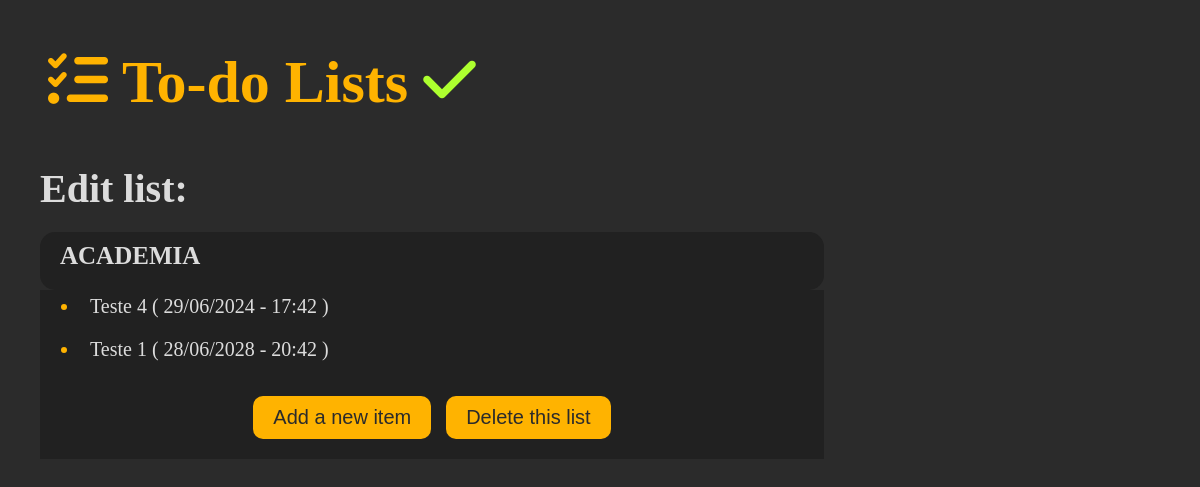
/list/1/, run on an earlier commit of the app's database.
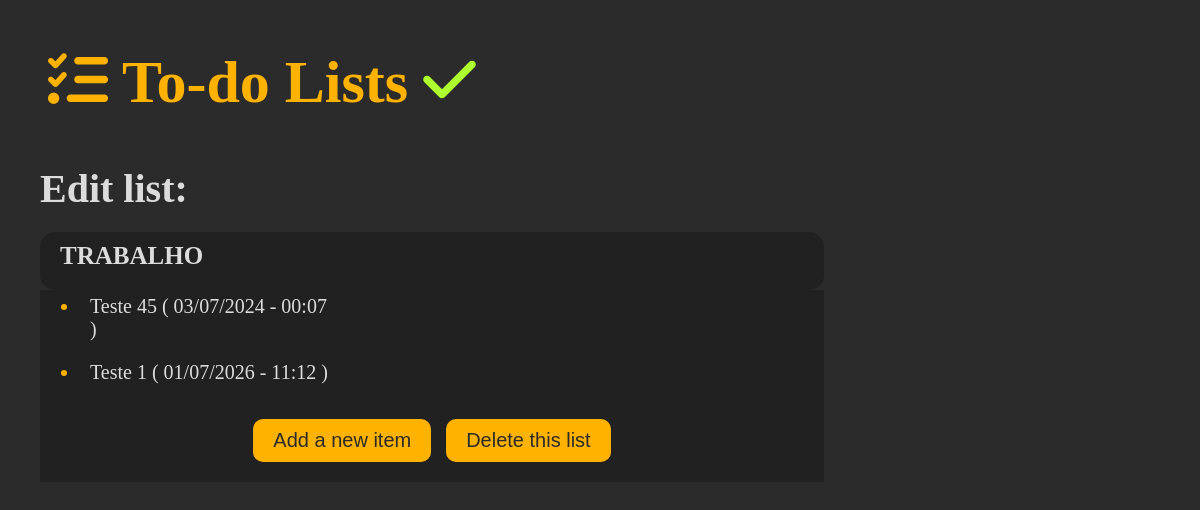
And on a later commit of the database.
### todoAPP/models.py (models this page shows, shortened)
class ToDoList(models.Model):
    title = models.CharField(max_length=100, unique=True)

class ToDoItem(models.Model):
    title = models.CharField(max_length=100)
    description = models.TextField(null=True, blank=True)
    created_date = models.DateTimeField(auto_now_add=True)
    due_date = models.DateTimeField(default=one_week_hence)
    todo_list = models.ForeignKey(ToDoList, on_delete=models.CASCADE)
    class Meta:
        ordering = ["due_date"]

### todoAPP/views.py (the view)
# urls.py: path("list/<int:list_id>/", views.ItemListView.as_view(), name="list"),
class ItemListView(ListView):
    model = ToDoItem
    template_name = "todoAPP/partials/todo_list.html"
    def get_queryset(self):
        return ToDoItem.objects.filter(todo_list_id=self.kwargs["list_id"])
    def get_context_data(self):
        context = super().get_context_data()
        context["todo_list"] = ToDoList.objects.get(id=self.kwargs["list_id"])
        return context

### todoAPP/templates/todoAPP/partials/todo_list.html (shortened to what this page needs)
{% extends "todoAPP/pages/base.html" %}
{% block content %}
<div class="main-content container">
    <div>
        <div >
            <h3 class="edit-list-title">Edit list:</h3>
            <h5 class="edit-list-sub-title"> {{ todo_list.title | upper }}
            </h5>
        </div>
        <div class="table-container-list">
            <ul>
                {% for todo in object_list %}
                <li>
                    <div class="table-container-li">
                        <div
                            role="button"
                            onclick="location.href='{% url "item-update" todo_list.id todo.id %}'">
                            {{ todo.title }}
                            ( {{ todo.due_date | date:"d/m/Y - H:i" }} )
                        </div>
                    </div>
                </li>
                {% empty %}
                <p>There are no to-do items in this list.</p>
                {% endfor %}
            </ul>
        <div>
        <div class="table-container-2">
            <p>
                <input class="table-container-button table-container-button-2"
                    value="Add a new item"
                    type="button"
                    onclick="location.href='{% url "item-add" todo_list.id %}'" />
                    <input class="table-container-button table-container-button-2"
                    value="Delete this list"
                    type="button"
                    onclick="location.href=
                    '{% url "list-delete" todo_list.id %}'" />
            </p>
        </div>
    </div>
</div>
{% endblock %}

### todoAPP/templates/todoAPP/pages/base.html (shortened to what this page needs)
{% load static %}
<!doctype html>
<html lang="en">
<head>
    <link rel="stylesheet" href="{% static 'global/css/styles.css' %}">
    <link rel="stylesheet" href="https://cdnjs.cloudflare.com/ajax/libs/font-awesome/6.5.2/css/all.min.css" />
</head>
<body>
    <main class="main-content-container">
        <div>
            <h1 class="main-logo" onclick="location.href='{% url "index" %}'">
                <i class="fa-solid fa-list-check main-logo-icon1"></i>
                <span class="main-logo-text">To-do Lists</span>
                <i class="fa-solid fa-check main-logo-icon2"></i>
            </h1>
        </div>
        <div>
            {% block content %}{% endblock %}
        </div>
    </main>
</body>
</html>

### base_static/global/css/styles.css (style rules this page uses)
* { margin: 0; padding: 0; box-sizing: border-box; }
html { font-size: 62.5%; }
body { background: #2B2B2B; color: #DCDCDC; font-size: 1.6rem; }
.main-content-container { max-width: 144rem; margin: 0 auto; padding: 2rem; }
.main-logo { font-size: 6rem; max-width: fit-content; margin: 2.8rem; }
.main-logo-text { color: #FFB300; }
.main-logo-icon1 { color: #FFB300; }
.main-logo-icon2 { color: greenyellow; }
.container { max-width: 137rem; margin: 0 auto; padding: 2rem; }
ul, ol { padding-left: 40px; }
ul { margin-right: 60%; }
.table-container-button, .form-container input[type=submit], .form-container input[type=button] { color: #2B2B2B; background: #FFB300; font-size: 2rem; border: none; border-radius: 1rem; padding: 1rem 2rem 1rem 2rem; }
::marker { color: #FFB300; }
div h3 { font-size: 4rem; }
.main-content div div h3 { margin-bottom: 2rem; }
.main-content div div h5, .table-container-list { max-width: 70%; }
.main-content div div h5 { background: #212121; padding-top: 1rem; padding-bottom: 2rem; font-size: 2.5rem; border-radius: 1.5rem; }
.table-container-list { background: #212121; font-size: 2rem; }
.table-container-list ul li { max-width: fit-content; margin-bottom: 1rem; padding: 0.5rem 2rem 0.5rem 1rem; }
.table-container-2 p { max-width: 100%; text-align: center; }
.table-container-button-2 { margin: 2rem 0.5rem 2rem 0.5rem; }
.main-content div div h5 { padding-left: 2rem; }
.main-content-container h3 { margin-bottom: 1rem; }

What changed in the data, as far as the page shows it:
changed ToDoList "Add a new item": title "ACADEMIA" → "TRABALHO"
changed ToDoItem: title "Teste 4" → "Teste 45"; due_date "29/06/2024 - 17:42" → "03/07/2024 - 00:07"
changed ToDoItem "Teste 1": due_date "28/06/2028 - 20:42" → "01/07/2026 - 11:12"
